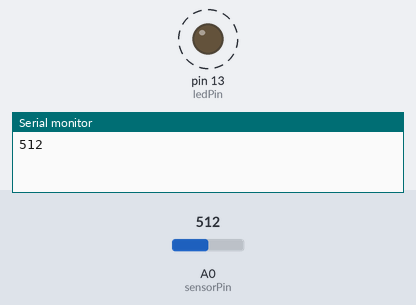
The sketch below on a simulated Arduino Uno, built with avr-gcc and run on an emulated ATmega328P. Shown: output pins drawn as LEDs (lit = HIGH), the last lines printed to the serial monitor. Dashed ring = blinking. The test bench sets the inputs (shaded band); at power-on: A0 (sensorPin) = 512.

Above: at 1.8 s.
1.9 s: A0 (sensorPin) set to 306
At 2.2 s:
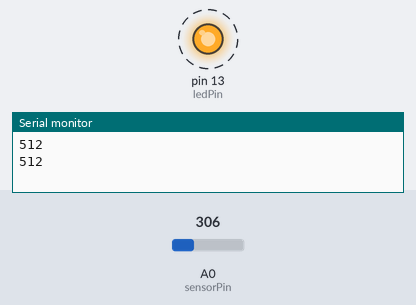
5.4 s: A0 (sensorPin) set to 122
At 5.56 s:
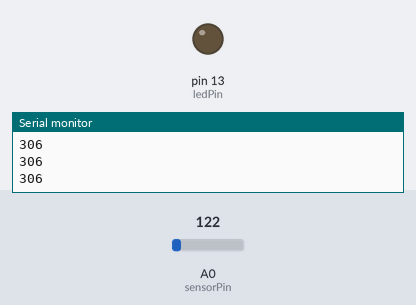
Timing chart, 0 to 14.9 s (numbered marks = the images above; inputs shaded):
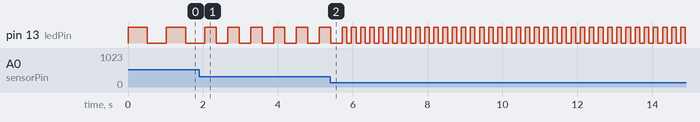

Measured:
- after the input at 1.9 s, pin 13 (ledPin): alternates HIGH for 0.31 s and LOW for 0.31 s, starting after 0.46 s
- by itself, pin 13 (ledPin): alternates HIGH for 0.51 s and LOW for 0.51 s

The sketch:

11_mic.ino
```cpp
int sensorPin = A0;
int ledPin = 13;
int sensorVal = 0;

void setup() {
  pinMode(ledPin, OUTPUT);
  Serial.begin(9600);
}

void loop() {
  sensorVal = analogRead(sensorPin);
  digitalWrite(ledPin, HIGH);
  delay(sensorVal);
  digitalWrite(ledPin, LOW);
  delay(sensorVal);
  Serial.println(sensorVal, DEC);
}
```
